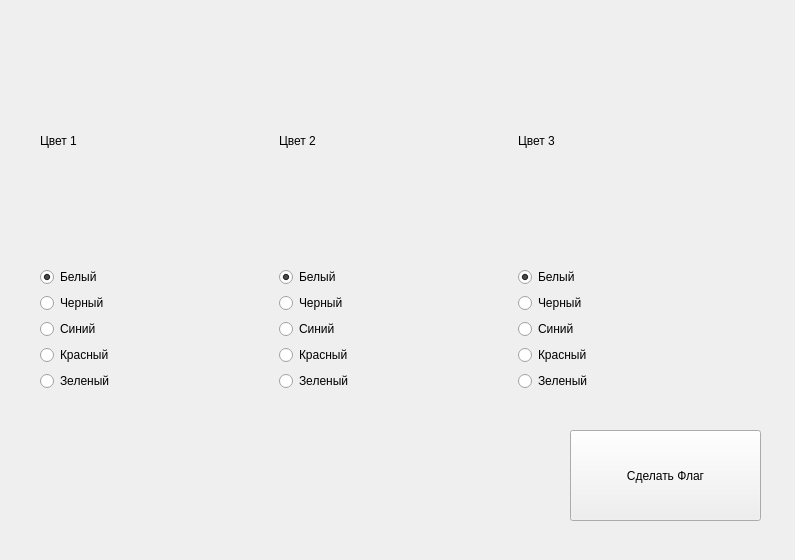
<?xml version="1.0" encoding="UTF-8"?>
<ui version="4.0">
 <class>text_flags</class>
 <widget class="QMainWindow" name="text_flags">
  <property name="geometry">
   <rect>
    <x>0</x>
    <y>0</y>
    <width>795</width>
    <height>560</height>
   </rect>
  </property>
  <property name="sizePolicy">
   <sizepolicy hsizetype="Expanding" vsizetype="Expanding">
    <horstretch>0</horstretch>
    <verstretch>0</verstretch>
   </sizepolicy>
  </property>
  <property name="windowTitle">
   <string>Text Flags</string>
  </property>
  <widget class="QWidget" name="centralwidget">
   <widget class="QPushButton" name="make_a_flag">
    <property name="geometry">
     <rect>
      <x>570</x>
      <y>430</y>
      <width>191</width>
      <height>91</height>
     </rect>
    </property>
    <property name="styleSheet">
     <string notr="true">font: 20pt &quot;MS Shell Dlg 2&quot;;</string>
    </property>
    <property name="text">
     <string>Сделать Флаг</string>
    </property>
   </widget>
   <widget class="QLabel" name="output_flag">
    <property name="geometry">
     <rect>
      <x>50</x>
      <y>420</y>
      <width>451</width>
      <height>101</height>
     </rect>
    </property>
    <property name="styleSheet">
     <string notr="true">font: 18pt &quot;MS Shell Dlg 2&quot;;</string>
    </property>
    <property name="text">
     <string/>
    </property>
   </widget>
   <widget class="QWidget" name="">
    <property name="geometry">
     <rect>
      <x>40</x>
      <y>20</y>
      <width>711</width>
      <height>371</height>
     </rect>
    </property>
    <layout class="QVBoxLayout" name="verticalLayout_4">
     <item>
      <layout class="QHBoxLayout" name="horizontalLayout_2">
       <item>
        <widget class="QLabel" name="color_1">
         <property name="styleSheet">
          <string notr="true">font: 28pt &quot;MS Shell Dlg 2&quot;;</string>
         </property>
         <property name="text">
          <string>Цвет 1</string>
         </property>
         <property name="textFormat">
          <enum>Qt::AutoText</enum>
         </property>
        </widget>
       </item>
       <item>
        <widget class="QLabel" name="color_3">
         <property name="styleSheet">
          <string notr="true">font: 28pt &quot;MS Shell Dlg 2&quot;;</string>
         </property>
         <property name="text">
          <string>Цвет 2</string>
         </property>
         <property name="textFormat">
          <enum>Qt::AutoText</enum>
         </property>
        </widget>
       </item>
       <item>
        <widget class="QLabel" name="color_2">
         <property name="styleSheet">
          <string notr="true">font: 28pt &quot;MS Shell Dlg 2&quot;;</string>
         </property>
         <property name="text">
          <string>Цвет 3</string>
         </property>
         <property name="textFormat">
          <enum>Qt::AutoText</enum>
         </property>
        </widget>
       </item>
      </layout>
     </item>
     <item>
      <layout class="QHBoxLayout" name="horizontalLayout">
       <item>
        <layout class="QVBoxLayout" name="verticalLayout">
         <item>
          <widget class="QRadioButton" name="White_1">
           <property name="text">
            <string>Белый</string>
           </property>
           <property name="checked">
            <bool>true</bool>
           </property>
           <attribute name="buttonGroup">
            <string notr="true">buttonGroup</string>
           </attribute>
          </widget>
         </item>
         <item>
          <widget class="QRadioButton" name="Black_1">
           <property name="text">
            <string>Черный</string>
           </property>
           <attribute name="buttonGroup">
            <string notr="true">buttonGroup</string>
           </attribute>
          </widget>
         </item>
         <item>
          <widget class="QRadioButton" name="Blue_1">
           <property name="text">
            <string>Синий</string>
           </property>
           <attribute name="buttonGroup">
            <string notr="true">buttonGroup</string>
           </attribute>
          </widget>
         </item>
         <item>
          <widget class="QRadioButton" name="Red_1">
           <property name="text">
            <string>Красный</string>
           </property>
           <attribute name="buttonGroup">
            <string notr="true">buttonGroup</string>
           </attribute>
          </widget>
         </item>
         <item>
          <widget class="QRadioButton" name="Green_1">
           <property name="text">
            <string>Зеленый</string>
           </property>
           <property name="checked">
            <bool>false</bool>
           </property>
           <attribute name="buttonGroup">
            <string notr="true">buttonGroup</string>
           </attribute>
          </widget>
         </item>
        </layout>
       </item>
       <item>
        <layout class="QVBoxLayout" name="verticalLayout_2">
         <item>
          <widget class="QRadioButton" name="White_2">
           <property name="text">
            <string>Белый</string>
           </property>
           <property name="checked">
            <bool>true</bool>
           </property>
           <attribute name="buttonGroup">
            <string notr="true">buttonGroup_2</string>
           </attribute>
          </widget>
         </item>
         <item>
          <widget class="QRadioButton" name="Black_2">
           <property name="text">
            <string>Черный</string>
           </property>
           <attribute name="buttonGroup">
            <string notr="true">buttonGroup_2</string>
           </attribute>
          </widget>
         </item>
         <item>
          <widget class="QRadioButton" name="Blue_2">
           <property name="text">
            <string>Синий</string>
           </property>
           <property name="checked">
            <bool>false</bool>
           </property>
           <attribute name="buttonGroup">
            <string notr="true">buttonGroup_2</string>
           </attribute>
          </widget>
         </item>
         <item>
          <widget class="QRadioButton" name="Red_2">
           <property name="text">
            <string>Красный</string>
           </property>
           <attribute name="buttonGroup">
            <string notr="true">buttonGroup_2</string>
           </attribute>
          </widget>
         </item>
         <item>
          <widget class="QRadioButton" name="Green_2">
           <property name="text">
            <string>Зеленый</string>
           </property>
           <property name="checked">
            <bool>false</bool>
           </property>
           <attribute name="buttonGroup">
            <string notr="true">buttonGroup_2</string>
           </attribute>
          </widget>
         </item>
        </layout>
       </item>
       <item>
        <layout class="QVBoxLayout" name="verticalLayout_3">
         <item>
          <widget class="QRadioButton" name="White_3">
           <property name="text">
            <string>Белый</string>
           </property>
           <property name="checked">
            <bool>true</bool>
           </property>
           <attribute name="buttonGroup">
            <string notr="true">buttonGroup_3</string>
           </attribute>
          </widget>
         </item>
         <item>
          <widget class="QRadioButton" name="Black_3">
           <property name="text">
            <string>Черный</string>
           </property>
           <attribute name="buttonGroup">
            <string notr="true">buttonGroup_3</string>
           </attribute>
          </widget>
         </item>
         <item>
          <widget class="QRadioButton" name="Blue_3">
           <property name="text">
            <string>Синий</string>
           </property>
           <attribute name="buttonGroup">
            <string notr="true">buttonGroup_3</string>
           </attribute>
          </widget>
         </item>
         <item>
          <widget class="QRadioButton" name="Red_3">
           <property name="text">
            <string>Красный</string>
           </property>
           <property name="checked">
            <bool>false</bool>
           </property>
           <attribute name="buttonGroup">
            <string notr="true">buttonGroup_3</string>
           </attribute>
          </widget>
         </item>
         <item>
          <widget class="QRadioButton" name="Green_3">
           <property name="text">
            <string>Зеленый</string>
           </property>
           <property name="checked">
            <bool>false</bool>
           </property>
           <attribute name="buttonGroup">
            <string notr="true">buttonGroup_3</string>
           </attribute>
          </widget>
         </item>
        </layout>
       </item>
      </layout>
     </item>
    </layout>
   </widget>
  </widget>
 </widget>
 <resources/>
 <connections/>
 <buttongroups>
  <buttongroup name="buttonGroup"/>
  <buttongroup name="buttonGroup_2"/>
  <buttongroup name="buttonGroup_3"/>
 </buttongroups>
</ui>
